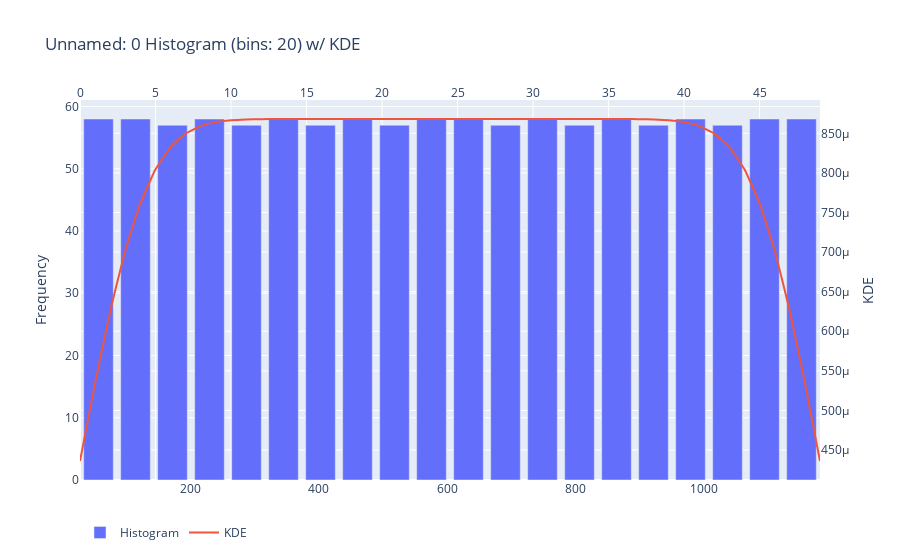
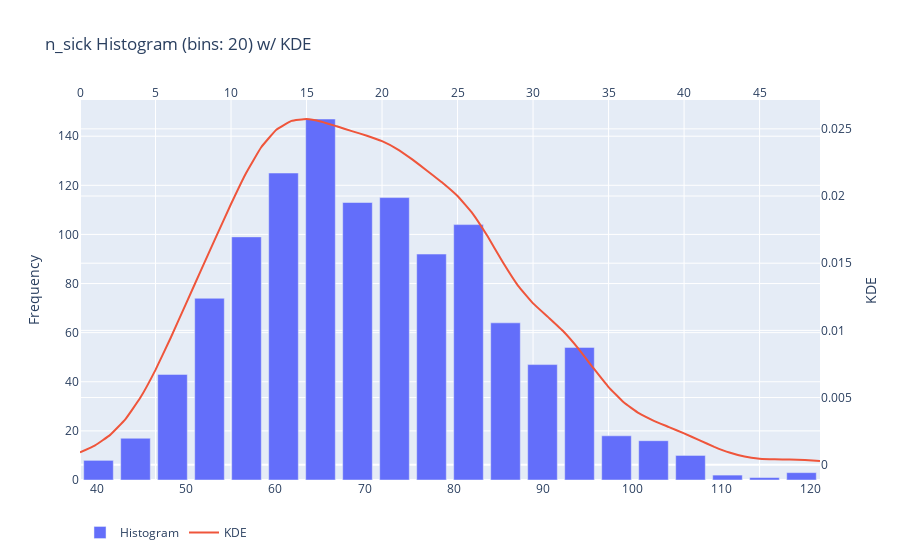
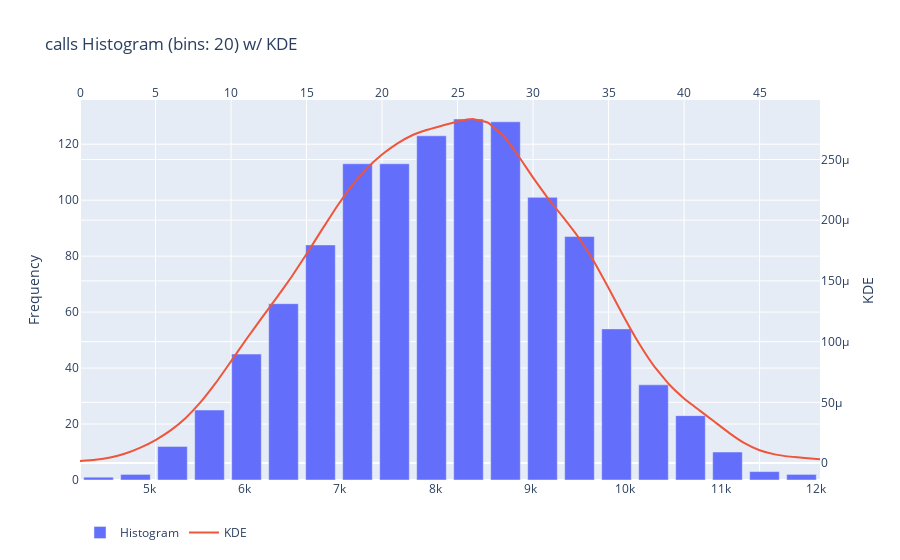
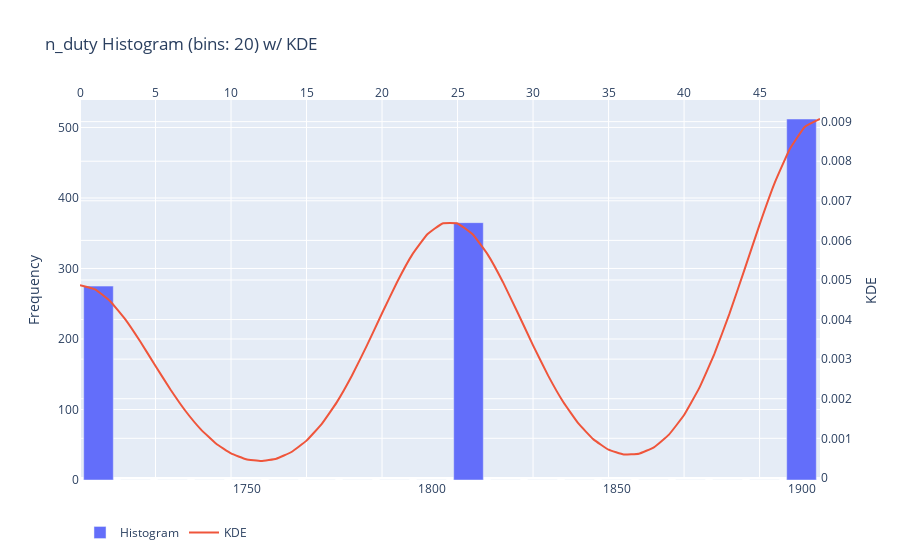

Write notebook code for charts like these, in order.
### Code cell
#Calling the function on all columns but the date column
for col in df:
    if col != 'date':
        histogram(col,df)

### Figure 1 — Plotly figure (JSON) as saved in the notebook; plotly's stock layout.template omitted (floating-point values rounded to 4 significant figures)
{"data": [{"name": "Histogram", "type": "bar", "x": [57.55, 115.1, 172.6, 230.2, 287.8, 345.3, 402.8, 460.4, 517.9, 575.5, 633.0, 690.6, 748.1, 805.7, 863.2, 920.8, 978.3, 1036.0, 1093.0, 1151], "y": [58, 58, 57, 58, 57, 58, 57, 58, 57, 58, 58, 57, 58, 57, 58, 57, 58, 57, 58, 58]}, {"line": {"shape": "spline", "smoothing": 0.3}, "mode": "lines", "name": "KDE", "type": "scatter", "x": [0, 1, 2, 3, 4, 5, 6, 7, 8, 9, 10, 11, 12, 13, 14, 15, 16, 17, 18, 19, 20, 21, 22, 23, 24, 25, 26, 27, 28, 29, 30, 31, 32, 33, 34, 35, 36, 37, 38, 39, 40, 41, 42, 43, 44, 45, 46, 47, 48, 49], "xaxis": "x2", "y": [0.0004362, 0.0005348, 0.0006255, 0.0007021, 0.0007617, 0.0008045, 0.0008326, 0.0008497, 0.0008592, 0.0008641, 0.0008664, 0.0008674, 0.0008678, 0.000868, 0.000868, 0.000868, 0.0008681, 0.0008681, 0.0008681, 0.0008681, 0.0008681, 0.0008681, 0.0008681, 0.0008681, 0.0008681, 0.0008681, 0.0008681, 0.0008681, 0.0008681, 0.0008681, 0.0008681, 0.0008681, 0.0008681, 0.0008681, 0.000868, 0.000868, 0.000868, 0.0008678, 0.0008674, 0.0008664, 0.0008641, 0.0008592, 0.0008497, 0.0008326, 0.0008045, 0.0007617, 0.0007021, 0.0006255, 0.0005348, 0.0004362], "yaxis": "y2"}], "layout": {"barmode": "group", "legend": {"orientation": "h"}, "title": {"text": "Unnamed: 0 Histogram (bins: 20) w/ KDE"}, "xaxis2": {"anchor": "y", "overlaying": "x", "side": "top"}, "yaxis": {"side": "left", "title": {"text": "Frequency"}}, "yaxis2": {"overlaying": "y", "side": "right", "title": {"text": "KDE"}}}}

### Figure 2 — Plotly figure (JSON) as saved in the notebook; plotly's stock layout.template omitted (floating-point values rounded to 4 significant figures)
{"data": [{"name": "Histogram", "type": "bar", "x": [40.15, 44.3, 48.45, 52.6, 56.75, 60.9, 65.05, 69.2, 73.35, 77.5, 81.65, 85.8, 89.95, 94.1, 98.25, 102.4, 106.6, 110.7, 114.9, 119], "y": [8, 17, 43, 74, 99, 125, 147, 113, 115, 92, 104, 64, 47, 54, 18, 16, 10, 2, 1, 3]}, {"line": {"shape": "spline", "smoothing": 0.3}, "mode": "lines", "name": "KDE", "type": "scatter", "x": [0, 1, 2, 3, 4, 5, 6, 7, 8, 9, 10, 11, 12, 13, 14, 15, 16, 17, 18, 19, 20, 21, 22, 23, 24, 25, 26, 27, 28, 29, 30, 31, 32, 33, 34, 35, 36, 37, 38, 39, 40, 41, 42, 43, 44, 45, 46, 47, 48, 49], "xaxis": "x2", "y": [0.0009121, 0.001443, 0.002219, 0.003373, 0.004996, 0.007061, 0.009432, 0.01193, 0.01445, 0.01694, 0.01941, 0.02172, 0.02363, 0.02494, 0.0256, 0.02573, 0.02554, 0.02519, 0.02483, 0.02449, 0.02408, 0.0235, 0.02273, 0.02187, 0.02099, 0.02, 0.01869, 0.01698, 0.01507, 0.01333, 0.01201, 0.01099, 0.009936, 0.008647, 0.007182, 0.005779, 0.004644, 0.003834, 0.003265, 0.0028, 0.002332, 0.00183, 0.001331, 0.0009018, 0.0006016, 0.0004466, 0.0003972, 0.0003826, 0.0003466, 0.0002744], "yaxis": "y2"}], "layout": {"barmode": "group", "legend": {"orientation": "h"}, "title": {"text": "n_sick Histogram (bins: 20) w/ KDE"}, "xaxis2": {"anchor": "y", "overlaying": "x", "side": "top"}, "yaxis": {"side": "left", "title": {"text": "Frequency"}}, "yaxis2": {"overlaying": "y", "side": "right", "title": {"text": "KDE"}}}}

### Figure 3 — Plotly figure (JSON) as saved in the notebook; plotly's stock layout.template omitted (floating-point values rounded to 4 significant figures)
{"data": [{"name": "Histogram", "type": "bar", "x": [4463.0, 4852.0, 5240.0, 5629.0, 6018, 6407.0, 6796.0, 7184.0, 7573.0, 7962, 8351.0, 8740.0, 9128.0, 9517.0, 9906, 10290.0, 10680.0, 11070.0, 11460.0, 11850], "y": [1, 2, 12, 25, 45, 63, 84, 113, 113, 123, 129, 128, 101, 87, 54, 34, 23, 10, 3, 2]}, {"line": {"shape": "spline", "smoothing": 0.3}, "mode": "lines", "name": "KDE", "type": "scatter", "x": [0, 1, 2, 3, 4, 5, 6, 7, 8, 9, 10, 11, 12, 13, 14, 15, 16, 17, 18, 19, 20, 21, 22, 23, 24, 25, 26, 27, 28, 29, 30, 31, 32, 33, 34, 35, 36, 37, 38, 39, 40, 41, 42, 43, 44, 45, 46, 47, 48, 49], "xaxis": "x2", "y": [1.707e-06, 2.667e-06, 4.565e-06, 7.877e-06, 1.271e-05, 1.898e-05, 2.692e-05, 3.719e-05, 5.032e-05, 6.617e-05, 8.379e-05, 0.0001017, 0.000119, 0.0001358, 0.0001532, 0.0001721, 0.0001918, 0.0002111, 0.0002283, 0.0002426, 0.000254, 0.0002631, 0.0002699, 0.0002745, 0.0002779, 0.0002813, 0.0002833, 0.0002803, 0.0002699, 0.0002535, 0.000235, 0.0002178, 0.0002022, 0.000186, 0.0001666, 0.0001441, 0.0001207, 9.886e-05, 8.001e-05, 6.487e-05, 5.322e-05, 4.359e-05, 3.418e-05, 2.469e-05, 1.64e-05, 1.055e-05, 7.156e-06, 5.315e-06, 4.133e-06, 3.11e-06], "yaxis": "y2"}], "layout": {"barmode": "group", "legend": {"orientation": "h"}, "title": {"text": "calls Histogram (bins: 20) w/ KDE"}, "xaxis2": {"anchor": "y", "overlaying": "x", "side": "top"}, "yaxis": {"side": "left", "title": {"text": "Frequency"}}, "yaxis2": {"overlaying": "y", "side": "right", "title": {"text": "KDE"}}}}

### Figure 4 — Plotly figure (JSON) as saved in the notebook; plotly's stock layout.template omitted (floating-point values rounded to 4 significant figures)
{"data": [{"name": "Histogram", "type": "bar", "x": [1710, 1720, 1730, 1740, 1750, 1760, 1770, 1780, 1790, 1800, 1810, 1820, 1830, 1840, 1850, 1860, 1870, 1880, 1890, 1900], "y": [275, 0, 0, 0, 0, 0, 0, 0, 0, 0, 365, 0, 0, 0, 0, 0, 0, 0, 0, 512]}, {"line": {"shape": "spline", "smoothing": 0.3}, "mode": "lines", "name": "KDE", "type": "scatter", "x": [0, 1, 2, 3, 4, 5, 6, 7, 8, 9, 10, 11, 12, 13, 14, 15, 16, 17, 18, 19, 20, 21, 22, 23, 24, 25, 26, 27, 28, 29, 30, 31, 32, 33, 34, 35, 36, 37, 38, 39, 40, 41, 42, 43, 44, 45, 46, 47, 48, 49], "xaxis": "x2", "y": [0.00487, 0.004765, 0.004464, 0.004003, 0.003438, 0.002827, 0.002227, 0.001683, 0.001225, 0.0008687, 0.0006178, 0.0004711, 0.0004265, 0.0004853, 0.0006537, 0.0009414, 0.001358, 0.001907, 0.002579, 0.003346, 0.004159, 0.00495, 0.005641, 0.006155, 0.006429, 0.006429, 0.006155, 0.005641, 0.004951, 0.00416, 0.003348, 0.002583, 0.001915, 0.001374, 0.0009726, 0.0007124, 0.000591, 0.0006088, 0.0007719, 0.001093, 0.001588, 0.002266, 0.003127, 0.004143, 0.005261, 0.0064, 0.007453, 0.00831, 0.008872, 0.009067], "yaxis": "y2"}], "layout": {"barmode": "group", "legend": {"orientation": "h"}, "title": {"text": "n_duty Histogram (bins: 20) w/ KDE"}, "xaxis2": {"anchor": "y", "overlaying": "x", "side": "top"}, "yaxis": {"side": "left", "title": {"text": "Frequency"}}, "yaxis2": {"overlaying": "y", "side": "right", "title": {"text": "KDE"}}}}
